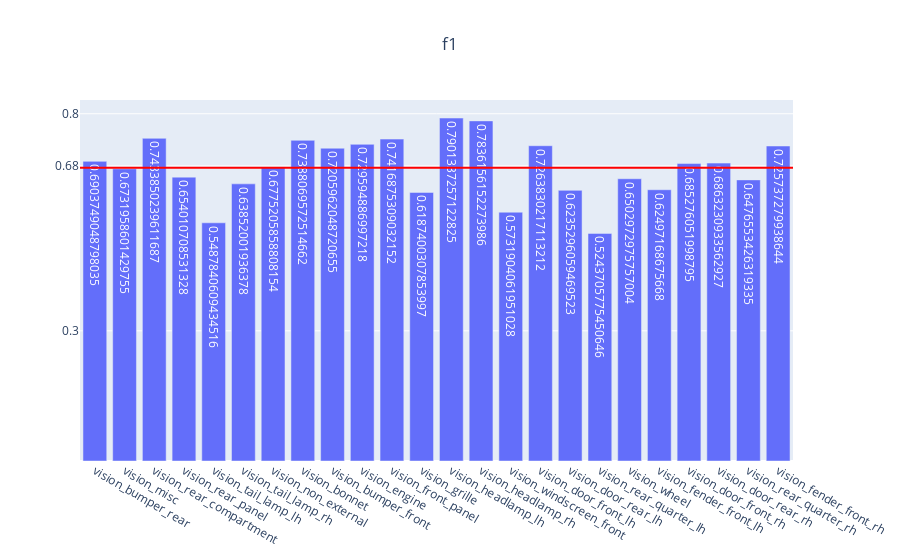

The notebook cell saved with this chart:
### Code cell
genVisMulitlabel(partEvalMetrics, "f1")

### Figure 1 — Plotly figure (JSON) as saved in the notebook; plotly's stock layout.template omitted (floating-point values rounded to 4 significant figures)
{"data": [{"text": [0.6904, 0.6732, 0.7434, 0.654, 0.5488, 0.6385, 0.6775, 0.7388, 0.7206, 0.7296, 0.7417, 0.6187, 0.7901, 0.7836, 0.5732, 0.7264, 0.6235, 0.5244, 0.6503, 0.625, 0.6853, 0.6863, 0.6477, 0.7257], "type": "bar", "x": ["vision_bumper_rear", "vision_misc", "vision_rear_compartment", "vision_rear_panel", "vision_tail_lamp_lh", "vision_tail_lamp_rh", "vision_non_external", "vision_bonnet", "vision_bumper_front", "vision_engine", "vision_front_panel", "vision_grille", "vision_headlamp_lh", "vision_headlamp_rh", "vision_windscreen_front", "vision_door_front_lh", "vision_door_rear_lh", "vision_rear_quarter_lh", "vision_wheel", "vision_fender_front_lh", "vision_door_front_rh", "vision_door_rear_rh", "vision_rear_quarter_rh", "vision_fender_front_rh"], "y": [0.6904, 0.6732, 0.7434, 0.654, 0.5488, 0.6385, 0.6775, 0.7388, 0.7206, 0.7296, 0.7417, 0.6187, 0.7901, 0.7836, 0.5732, 0.7264, 0.6235, 0.5244, 0.6503, 0.625, 0.6853, 0.6863, 0.6477, 0.7257]}], "layout": {"shapes": [{"line": {"color": "red", "width": 2}, "type": "line", "x0": 0, "x1": 1, "xref": "x domain", "y0": 0.6757, "y1": 0.6757, "yref": "y"}], "title": {"text": "f1", "x": 0.5}, "yaxis": {"tickmode": "array", "tickvals": ["0.68", 0.3, 0.8]}}}
